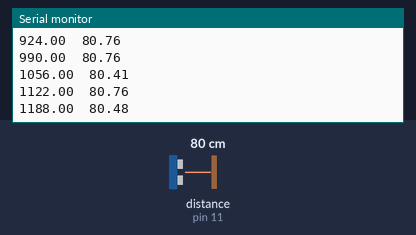
Simulated run of this sketch. Board: Arduino Uno, built with avr-gcc and run on an emulated ATmega328P. Shown: the last lines printed to the serial monitor. Wiring (inferred from the names in the program): ultrasonic range finder: trigger pin 10; echo pin 11. Inputs (shaded band) come from the test bench; at power-on: distance to the obstacle (sensor on pin 11) 80 cm. The echo pulse lasts 58.3 µs per cm.

Above: at 1.2 s.
1.3 s: distance to the obstacle (sensor on pin 11) set to 9 cm
At 1.33 s:
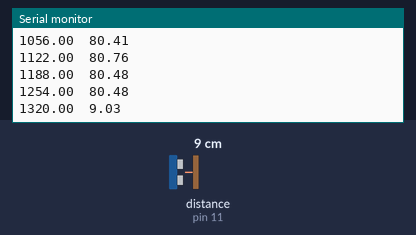
4.3 s: distance to the obstacle (sensor on pin 11) set to 2 cm
At 7.5 s:
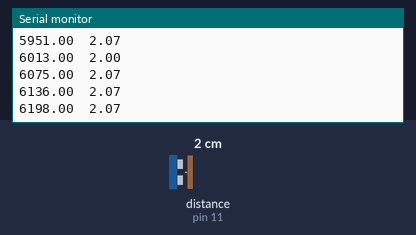
Timing chart, 0 to 9.0 s (numbered marks = the images above; inputs shaded):
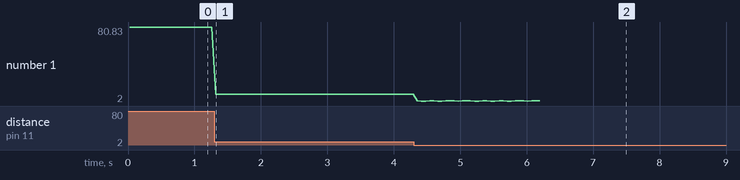

Measured:
- after the input at 1.3 s, the serial monitor: prints a new line at once (image 1)
- plotted number 1: 80.48 → 9.1 after the input at 1.3 s

The sketch:

US_characterization.ino
```cpp
// (licence header left out)
//#define SERVO

#ifdef SERVO
#include <Servo.h>
Servo wheel;
const int SERVO_PIN = 7;
const int DEFAULT_POS = 90;
int servo_pos = DEFAULT_POS;
#endif

// One ultrasound sensor only - for testing
const int TRIG_PIN = 10;
const int ECHO_PIN = 11;
const int SAMPLE_DELAY = 60; // (ms)

const unsigned int MAX_DIST = 400;  // (cm); anything over this value is "out of range"
const float PW_TO_CM = 58.0;        // (us/cm)
const unsigned int MAX_TIME = MAX_DIST*PW_TO_CM; // (us)

#ifdef SERVO
const float CM_TO_DEG = MAX_DIST/90;
#endif


/*------------------------------------------SETUP---------------------------------------------
 */
 int reading = 1;
 int count = 0;
 float sampling_time;
void setup() {

  #ifdef SERVO
  wheel.attach(SERVO_PIN);
  #endif

  pinMode(TRIG_PIN, OUTPUT);
  digitalWrite(TRIG_PIN, LOW);

  Serial.begin(9600);
}

/*------------------------------------------MAIN LOOP-----------------------------------------
 */
void loop() {
  if(reading == 1){
  Serial.print("Time (ms)\t"); Serial.print("Distance (cm)\t\n");
  }
  while (count < 100 && reading == 1){
  sampling_time = millis();
  unsigned long pulse_width = ping(TRIG_PIN, ECHO_PIN);
  float obstacle_dist = (pulse_width < MAX_TIME) ? (pulse_width/PW_TO_CM) : (MAX_TIME/PW_TO_CM);

  Serial.print(sampling_time); Serial.print("\t"); Serial.println(obstacle_dist);
  //Serial.print(" cm\n");

  #ifdef SERVO
  // Calculate and set wheel position based on obstacle distance
  servo_pos = DEFAULT_POS + (MAX_DIST - obstacle_dist)/CM_TO_DEG;
  wheel.write(servo_pos);
  #endif

  // Wait indicated sampling time before next measurement
  delay(SAMPLE_DELAY);
  count++;
  }
  reading = 0;
}

/*------------------------------------------PING----------------------------------------------
 */
int ping(int trig, int echo) {
  unsigned long t1;
  unsigned long t2;
  unsigned long pulse_width;

  // Hold the trigger pin high for 10 us
  digitalWrite(trig, HIGH);
  delayMicroseconds(10);
  digitalWrite(trig, LOW);

  // Wait for pulse on echo pin, then measure how long the echo pin was held high (pulse width)
  while (digitalRead(echo) == 0);
  t1 = micros();
  while (digitalRead(echo) == 1);
  t2 = micros();
  pulse_width = t2 - t1;

  return pulse_width;
}
```
